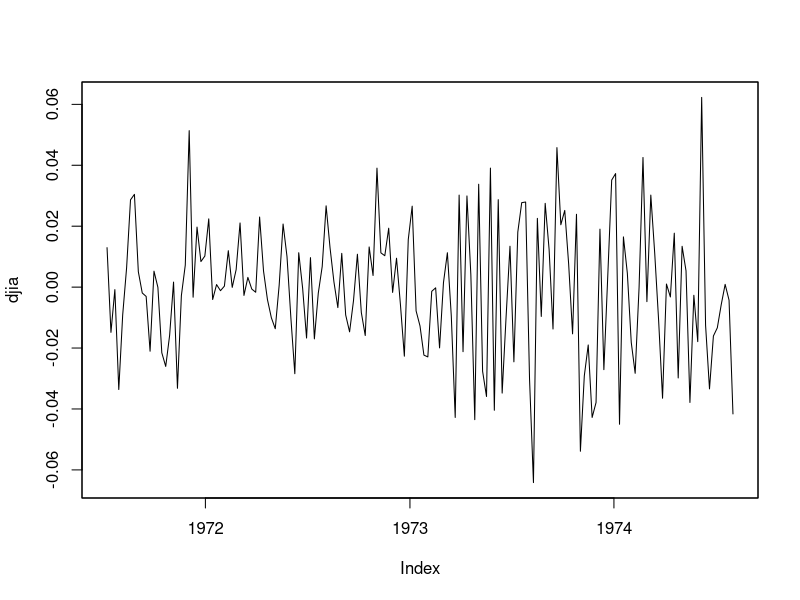
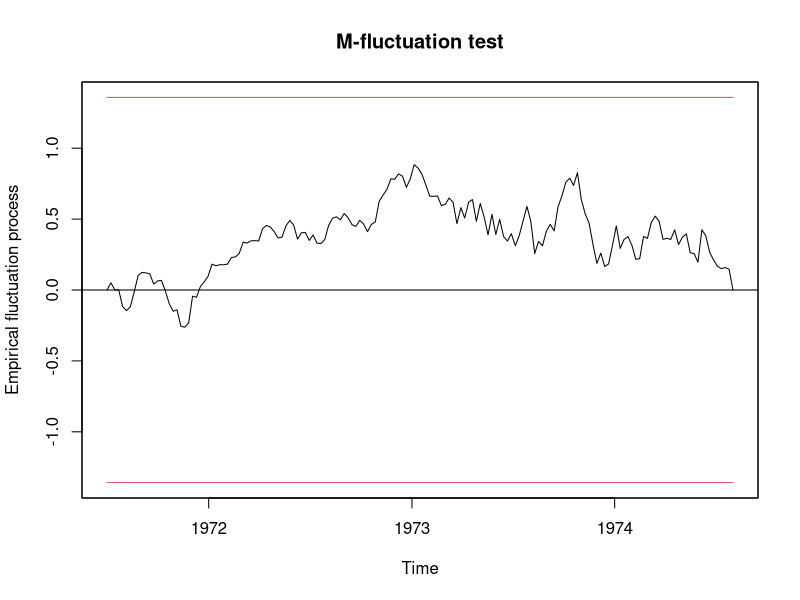
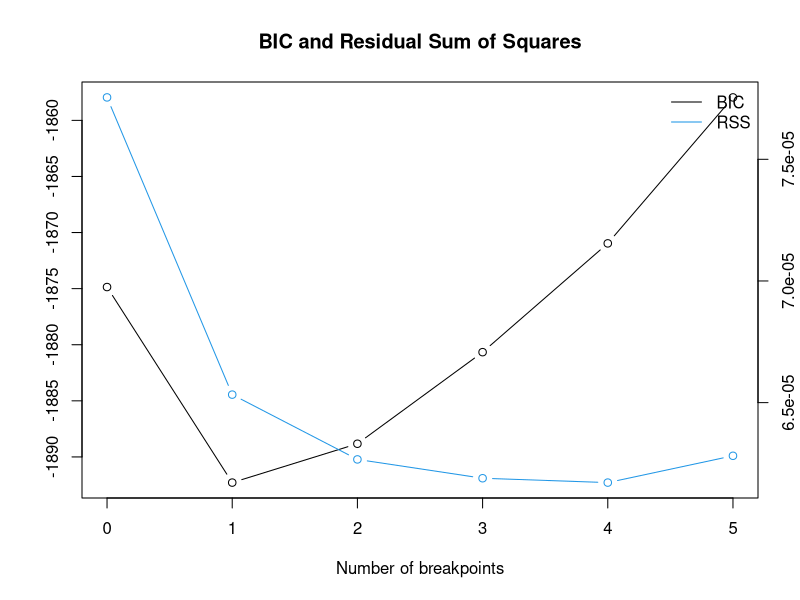
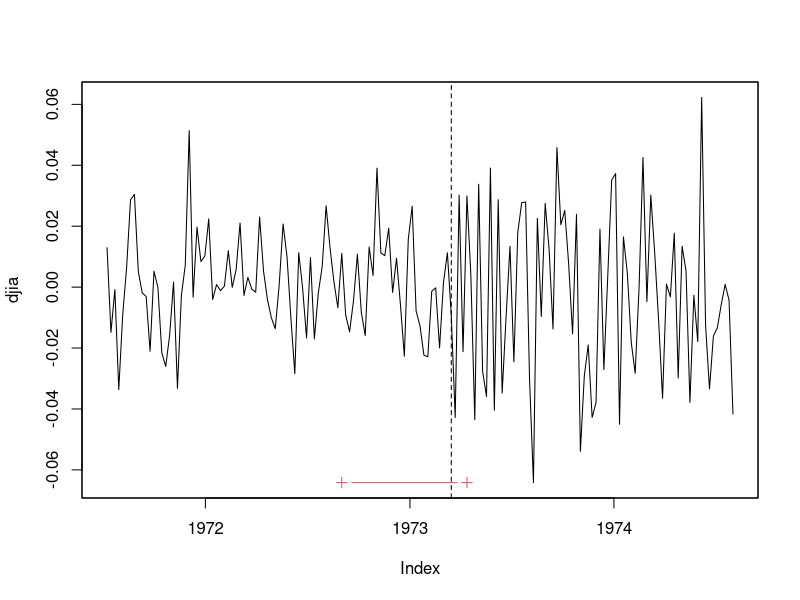

Generate these figures, in order, with R:
library(strucchange)


### Name: DJIA
### Title: Dow Jones Industrial Average
### Aliases: DJIA
### Keywords: datasets

### ** Examples

data("DJIA")
## look at log-difference returns
djia <- diff(log(DJIA))
plot(djia)

## convenience functions
## set up a normal regression model which
## explicitely also models the variance
normlm <- function(formula, data = list()) {
  rval <- lm(formula, data = data)
  class(rval) <- c("normlm", "lm")
  return(rval)
}
estfun.normlm <- function(obj) {
  res <- residuals(obj)
  ef <- NextMethod(obj)
  sigma2 <- mean(res^2)
  rval <- cbind(ef, res^2 - sigma2)
  colnames(rval) <- c(colnames(ef), "(Variance)")
  return(rval)
}

## normal model (with constant mean and variance) for log returns
m1 <- gefp(djia ~ 1, fit = normlm, vcov = meatHAC, sandwich = FALSE)
plot(m1, aggregate = FALSE)
## suggests a clear break in the variance (but not the mean)

## dating
bp <- breakpoints(I(djia^2) ~ 1)
plot(bp)
## -> clearly one break
bp
time(djia)[bp$breakpoints]

## visualization
plot(djia)
abline(v = time(djia)[bp$breakpoints], lty = 2)
lines(time(djia)[confint(bp)$confint[c(1,3)]], rep(min(djia), 2), col = 2, type = "b", pch = 3)
